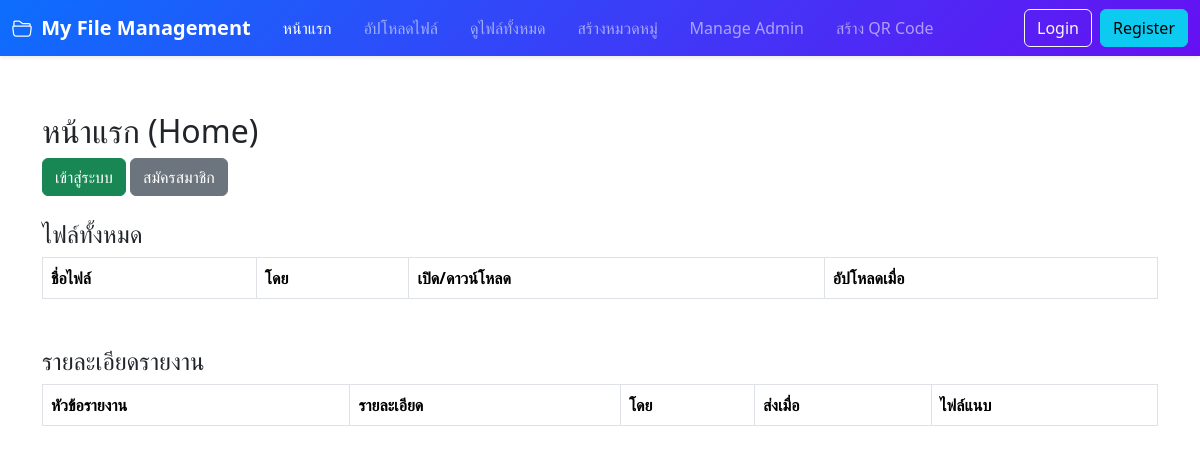
Before: / with the older database file.
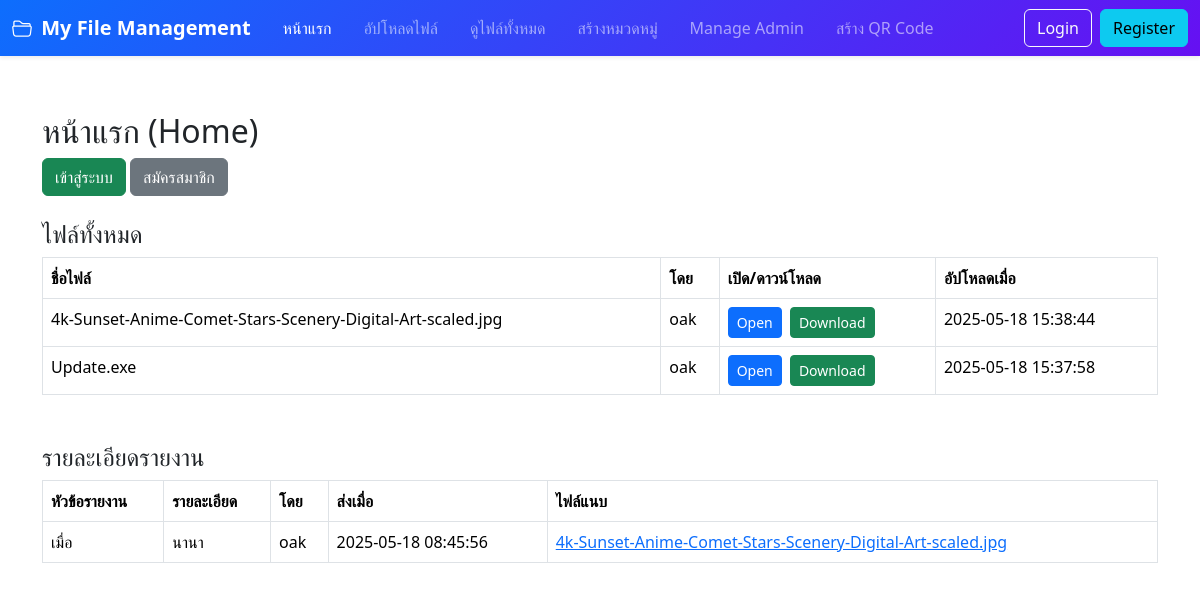
After: the same page with the newer database file.
### tables this page shows
CREATE TABLE `uploads` (
  `id` int(11) NOT NULL,
  `user_id` int(11) NOT NULL,
  `category_id` int(11) NOT NULL,
  `file_name` varchar(255) NOT NULL,
  `file_path` varchar(255) NOT NULL,
  `uploaded_at` datetime DEFAULT current_timestamp()
);

CREATE TABLE `users` (
  `id` int(11) NOT NULL,
  `username` varchar(50) NOT NULL,
  `email` varchar(100) NOT NULL,
  `password` varchar(255) NOT NULL
);

CREATE TABLE `reports` (
  `id` int(11) NOT NULL,
  `user_id` int(11) NOT NULL,
  `subject` varchar(255) NOT NULL,
  `details` text NOT NULL,
  `created_at` timestamp NOT NULL DEFAULT current_timestamp()
);

### index.php (the view, shortened to what this page needs)
<?php
include 'config.php';
$filesSQL   = "SELECT uploads.*,users.username FROM uploads JOIN users ON uploads.user_id = users.id  ORDER BY uploaded_at DESC";
$filesQuery = mysqli_query($conn, $filesSQL);
$reportsSQL = "SELECT reports.*, users.username
               FROM reports
               JOIN users ON reports.user_id = users.id
               ORDER BY created_at DESC";
$reportsQuery = mysqli_query($conn, $reportsSQL);
?>
<!DOCTYPE html>
<html lang="th">
<head>
  <link rel="stylesheet" href="https://cdn.jsdelivr.net/npm/bootstrap@5/dist/css/bootstrap.min.css">
</head>
<body>
  <?php include 'navbar.php'; ?>
  <div class="container my-4">
    <h2>หน้าแรก (Home)</h2>
    <div class="mb-4">
      <?php if (isset($_SESSION['user_id'])): ?>
        <a href="upload.php" class="btn btn-primary">อัปโหลดไฟล์</a>
        <a href="show_files.php" class="btn btn-warning">ดูไฟล์ (Filter)</a>
        <a href="send_report.php" class="btn btn-info">ส่งรายงาน</a>
      <?php else: ?>
        <a href="login.php" class="btn btn-success">เข้าสู่ระบบ</a>
        <a href="register.php" class="btn btn-secondary">สมัครสมาชิก</a>
      <?php endif; ?>
    </div>
    <h4>ไฟล์ทั้งหมด</h4>
    <table class="table table-bordered mb-5">
      <thead>
        <tr>
          <th>ชื่อไฟล์</th>
          <th>โดย</th>
          <th>เปิด/ดาวน์โหลด</th>
          <th>อัปโหลดเมื่อ</th>
        </tr>
      </thead>
      <tbody>
        <?php while ($file = mysqli_fetch_assoc($filesQuery)): ?>
          <tr>
            <td><?php echo $file['file_name']; ?></td>
            <td><?php echo $file['username']; ?></td>
            <td>
              <a href="<?php echo $file['file_path']; ?>" target="_blank" class="btn btn-sm btn-primary me-1">
                Open
              </a>
              <a href="<?php echo $file['file_path']; ?>" download class="btn btn-sm btn-success">
                Download
              </a>
            </td>
            <td><?php echo $file['uploaded_at']; ?></td>
          </tr>
        <?php endwhile; ?>
      </tbody>
    </table>
    <h4>รายละเอียดรายงาน</h4>
    <table class="table table-bordered">
      <thead>
        <tr>
          <th>หัวข้อรายงาน</th>
          <th>รายละเอียด</th>
          <th>โดย</th>
          <th>ส่งเมื่อ</th>
          <th>ไฟล์แนบ</th>
        </tr>
      </thead>
      <tbody>
        <?php while ($report = mysqli_fetch_assoc($reportsQuery)): ?>
          <tr>
            <td><?php echo $report['subject']; ?></td>
            <td><?php echo $report['details']; ?></td>
            <td><?php echo $report['username']; ?></td>
            <td><?php echo $report['created_at']; ?></td>
            <td>
              <?php
              $attachmentsSQL = "SELECT uploads.file_name, uploads.file_path
                                 FROM report_attachments
                                 JOIN uploads ON report_attachments.upload_id = uploads.id
                                 WHERE report_attachments.report_id = '" . $report['id'] . "'";
              $attachmentsResult = mysqli_query($conn, $attachmentsSQL);
              if (mysqli_num_rows($attachmentsResult) > 0):
                while ($attach = mysqli_fetch_assoc($attachmentsResult)):
              ?>
                  <div>
                    <a href="<?php echo $attach['file_path']; ?>" target="_blank">
                      <?php echo $attach['file_name']; ?>
                    </a>
                  </div>
              <?php
                endwhile;
              else:
                echo "ไม่มีไฟล์แนบ";
              endif;
              ?>
            </td>
          </tr>
        <?php endwhile; ?>
      </tbody>
    </table>
  </div>
</body>
</html>

### navbar.php (shortened to what this page needs)
<?php
$username = "";
$current_page = basename($_SERVER['PHP_SELF']);
?>
<nav class="navbar navbar-expand-lg navbar-dark custom-navbar shadow-sm sticky-top">
  <div class="container-fluid">
    <a class="navbar-brand fw-bold" href="index.php">
      <i class="bi bi-folder2-open me-1"></i> My File Management
    </a>
    <div class="collapse navbar-collapse" id="navbarNav">
      <ul class="navbar-nav me-auto mb-2 mb-lg-0">
        <li class="nav-item">
          <a class="nav-link px-3 <?php echo ($current_page == 'index.php') ? 'active' : ''; ?>" href="index.php">หน้าแรก</a>
        </li>
        <li class="nav-item">
          <a class="nav-link px-3 <?php echo ($current_page == 'upload.php') ? 'active' : ''; ?>" href="upload.php">อัปโหลดไฟล์</a>
        </li>
        <li class="nav-item">
          <a class="nav-link px-3 <?php echo ($current_page == 'show_files.php') ? 'active' : ''; ?>" href="show_files.php">ดูไฟล์ทั้งหมด</a>
        </li>
        <li class="nav-item">
          <a class="nav-link px-3 <?php echo ($current_page == 'create_category.php') ? 'active' : ''; ?>" href="create_category.php">สร้างหมวดหมู่</a>
        </li>
        <li class="nav-item">
          <a class="nav-link px-3 <?php echo ($current_page == 'manage_admin.php') ? 'active' : ''; ?>" href="manage_admin.php">Manage Admin</a>
        </li>
        <li class="nav-item">
          <a class="nav-link px-3 <?php echo ($current_page == 'gen_qr.php') ? 'active' : ''; ?>" href="gen_qr.php">
            สร้าง QR Code
          </a>
        </li>
      </ul>
      <ul class="navbar-nav ms-auto mb-2 mb-lg-0">
        <?php if (isset($_SESSION['user_id'])): ?>
          <li class="nav-item d-flex align-items-center me-3">
            <span class="user-greeting">
              สวัสดี, <?php echo htmlspecialchars($username); ?>
            </span>
          </li>
          <li class="nav-item">
            <a class="btn btn-outline-light me-2 nav-btn" href="logout.php">
              <i class="bi bi-box-arrow-right me-1"></i> Logout
            </a>
          </li>
          <li class="nav-item">
            <a class="btn btn-info nav-btn" href="send_report.php">
              <i class="bi bi-envelope-paper me-1"></i> ส่งรายงาน
            </a>
          </li>
        <?php else: ?>
          <li class="nav-item">
            <a class="btn btn-outline-light me-2 nav-btn" href="login.php">Login</a>
          </li>
          <li class="nav-item">
            <a class="btn btn-info nav-btn" href="register.php">Register</a>
          </li>
        <?php endif; ?>
      </ul>
    </div>
  </div>
</nav>
<link rel="stylesheet" href="https://cdn.jsdelivr.net/npm/bootstrap-icons@1.10.5/font/bootstrap-icons.css">
<div class="py-3"></div>

### navbar.php (style rules this page uses)
.custom-navbar { background: linear-gradient(135deg, #0d6efd, #6610f2); transition: background 0.5s ease; }
.nav-link { transition: color 0.3s ease; font-size: 1rem; }
.nav-btn { transition: background-color 0.3s ease, transform 0.3s ease; }

Changed rows visible on the page:
added uploads: file_name "4k-Sunset-Anime-Comet-Stars-Scenery-Digital-Art-scaled.jpg", user.username "oak", uploaded_at "2025-05-18 15:38:44"
added uploads: file_name "Update.exe", user.username "oak", uploaded_at "2025-05-18 15:37:58", shown under "ไฟล์ทั้งหมด"
added reports: subject "เมื่อ", details "นานา", user.username "oak", created_at "2025-05-18 08:45:56"
